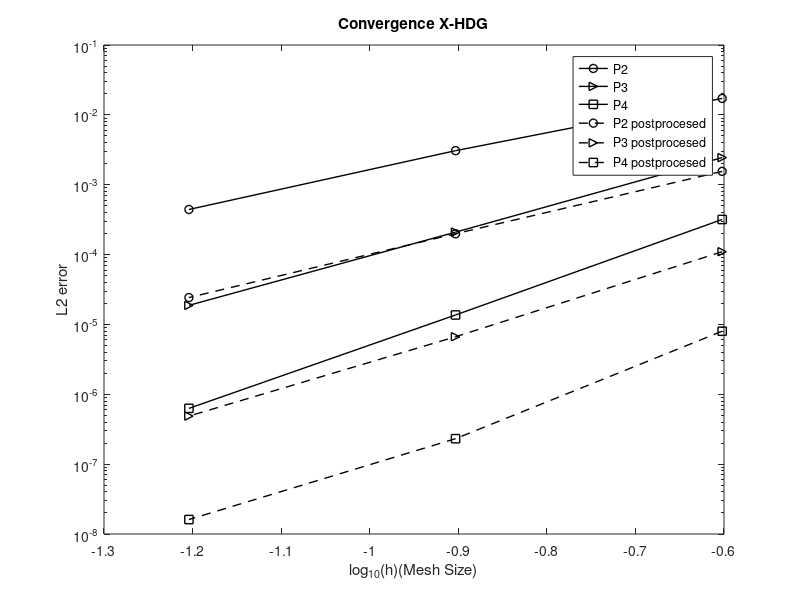

Write MATLAB code to recreate this figure.


function convergencePlots

errors = [0.017186	0.0030727	0.00044206
    0.0024447	0.00020942	1.8759e-05
    0.00031798	1.3653e-05	6.2886e-07
];

errorspost = [0.001552	0.00019875	2.4251e-05
    0.00010981	6.6628e-06	4.8759e-07
    7.9986e-06	2.3147e-07	1.6103e-08
];

% % hs = 0.5.^[3 4 5];
% % lerrors = log10(errors);
% % lerrorspost = log10(errorspost);
% % lhs = log10(hs);
% % 
% % figure
% % hold on
% % plot(lhs (1,:),lerrorspost(1,:),'-ko','LineWidth',1.1)
% % hold on
% % plot(lhs (1,:),lerrorspost(2,:),'-k>','LineWidth',1.1)
% % hold on
% % plot(lhs (1,:),lerrorspost(3,:),'-ks','LineWidth',1.1)
% % 
% % 
% % legend('P2 postprocessed','P3 postprocessed','P4 postprocessed')
% % 
% % 
% % xlabel('log_{10}(h)(Mesh Size)'), ylabel('log_{10}(L2 error)')
% % title('X-HDG Postprocessed Convergence')


        
        
        
hs = 0.5.^[2 3 4];
lhs = log10(hs);
figure (20)

semilogy(lhs (1,:),errors(1,:),'-ko','LineWidth',1)
hold on
semilogy(lhs (1,:),errors(2,:),'-k>','LineWidth',1)
hold on
semilogy(lhs (1,:),errors(3,:),'-ks','LineWidth',1)

semilogy(lhs (1,:),errorspost(1,:),'--ko','LineWidth',1)
hold on
semilogy(lhs (1,:),errorspost(2,:),'--k>','LineWidth',1)
hold on
semilogy(lhs (1,:),errorspost(3,:),'--ks','LineWidth',1)

legend('P2','P3','P4','P2 postprocesed','P3 postprocesed','P4 postprocesed')
xlabel('log_{10}(h)(Mesh Size)'), ylabel('L2 error')
title('Convergence X-HDG')


%  slopesFirstSegment = (lerrorspost(end,:)-lerrorspost(end-1,:))/(lhs(end)-lhs(end-1));
%  slopesFirstSegment = ceil(slopesFirstSegment*100)/100;
%  SlopeTriangles (lhs,lerrorspost,slopesFirstSegment);



















